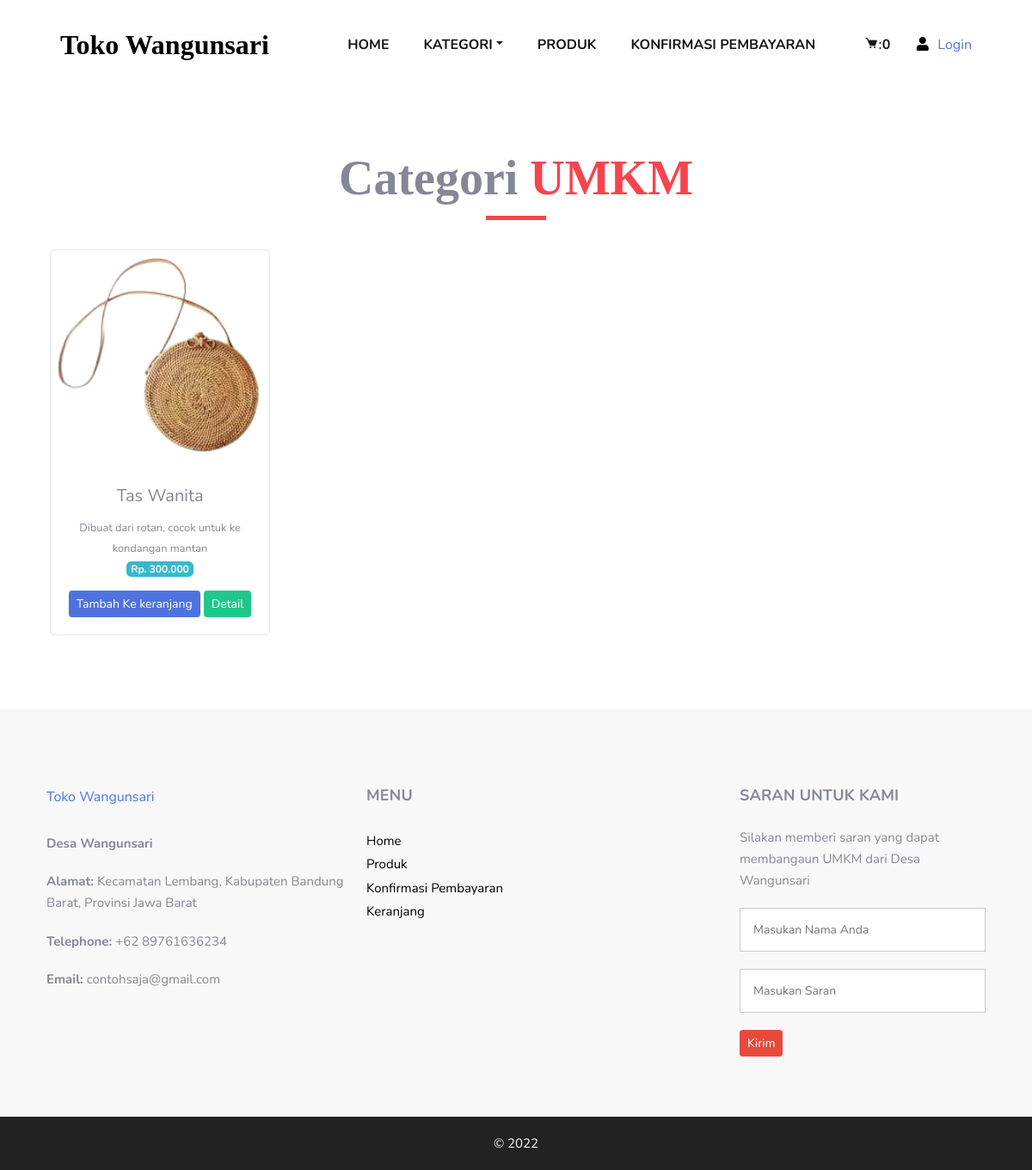
Page /index.php/categori/umkm on the committed database.
### tables this page shows
CREATE TABLE `tb_produk` (
  `id_brg` int(11) NOT NULL,
  `kategori_id` int(11) NOT NULL,
  `nama_brg` varchar(120) NOT NULL,
  `keterangan` text NOT NULL,
  `kategori` varchar(70) NOT NULL,
  `harga` int(11) NOT NULL,
  `stok` int(5) NOT NULL,
  `gambar` text NOT NULL
);

### application/controllers/categori.php (called while the page is built, shortened)
<?php
class Categori extends CI_Controller
{
    public function umkm()
    {
        $data['umkm'] = $this->model_categori->data_umkm()->result();
        $this->load->view('admin/template/header');
        $this->load->view('admin/template/sidebar');
        $this->load->view('categori/umkm', $data);
        $this->load->view('admin/template/footer');
    }
}

### index.php (called while the page is built, shortened)
<?php
require_once BASEPATH.'core/CodeIgniter.php';

### application/models/model_categori.php (called while the page is built, shortened)
<?php
class Model_categori extends CI_Model
{
    public function data_umkm()
    {
        return $this->db->get_where("tb_produk", array('kategori' => 'umkm'));
    }
}

### application/views/categori/umkm.php (the view)
<div class="container-fluid">
    <section class="product_section layout_padding">
        <div class="container">
            <div class="heading_container heading_center">
                <h2>
                    Categori <span>UMKM</span>
                </h2>
            </div>
            <div class="row text-center mt-4">
                <?php foreach ($umkm as $pdk) : ?>
                    <div class="card ml-3 mb-3" style="width: 16rem;">
                        <img src="<?= base_url() . '/upload/' . $pdk->gambar ?>" class="card-img-top" alt="...">
                        <div class="card-body">
                            <h5 class="card-title"><?= $pdk->nama_brg ?></h5>
                            <small><?= $pdk->keterangan ?></small><br>
                            <span class="badge badge-info mb-3">Rp. <?= number_format($pdk->harga, 0, ',', '.')  ?></span>
                            <?= anchor('dasboard/tambah_keranjang/' . $pdk->id_brg, '<div class="btn btn-primary btn-sm">Tambah Ke keranjang</div>') ?>
                            <?= anchor('dasboard/detail_produk/' . $pdk->id_brg, '<div class="btn btn-success btn-sm">Detail</div>') ?>
                        </div>
                    </div>
                <?php endforeach; ?>
            </div>
        </div>
</div>

### assets/assets-1/css/style.css (style rules this page uses)
* { box-sizing: border-box; }
body { font-family: 'Montserrat', sans-serif; color: #0c0c0c; background-color: #ffffff; overflow-x: hidden; }
.layout_padding { padding: 70px 0; }
h1, h2 { font-family: 'Playfair Display', serif; }
.heading_container { display: -webkit-box; display: -ms-flexbox; display: flex; -webkit-box-orient: vertical; -webkit-box-direction: normal; -ms-flex-direction: column; flex-direction: column; -webkit-box-align: start; -ms-flex-align: start; align-items: flex-start; }
.heading_container h2 { position: relative; margin-bottom: 0; font-size: 3.5rem; font-weight: bold; }
.heading_container h2::after { content: ""; display: block; width: 70px; height: 5px; background: #f7444e; margin: 10px auto 10px; }
.heading_container h2 span { color: #f7444e; }
.heading_container.heading_center { -webkit-box-align: center; -ms-flex-align: center; align-items: center; text-align: center; }
a, a:hover, a:focus { text-decoration: none; }
.btn, .btn:focus { outline: none !important; -webkit-box-shadow: none; box-shadow: none; }
.product_section .heading_container { margin-bottom: 20px; }

### assets/assets-1/css/responsive.css (style rules this page uses)
@media (min-width: 1200px) { .container { max-width: 1170px; } }

### rows in the picture
tb_produk: gambar (picture), nama_brg "Tas Wanita", keterangan "Dibuat dari rotan, cocok untuk ke kondangan mantan", harga "300.000", id_brg "Tambah Ke keranjang", id_brg "Detail"

### other values in the picture
$this->cart->total_items() "0"
anchor('auth/login', 'Login') "Login"
